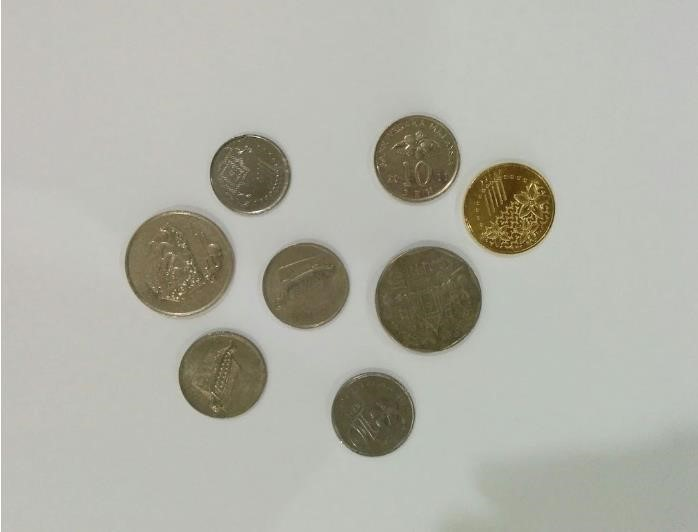
#> input picture DIP Ass/image.jpg, 698 x 532 px
$ python task4.py
#> lines starting #> are read from the running program, lines starting #| are printed output that depends on the picture; after the words box and inside, x2 and y2 are one past the last pixel; in counts of white or black regions, pixels touching at a corner belong together
import cv2
import numpy as np
import matplotlib.pyplot as plt

input_image = cv2.imread('image.jpg')
#> input_image is the input picture: shape (532, 698, 3); mean B, G, R 167.1, 176.8, 176.6

# Converting the image to grayscale
gray_image = cv2.cvtColor(input_image, cv2.COLOR_BGR2GRAY)
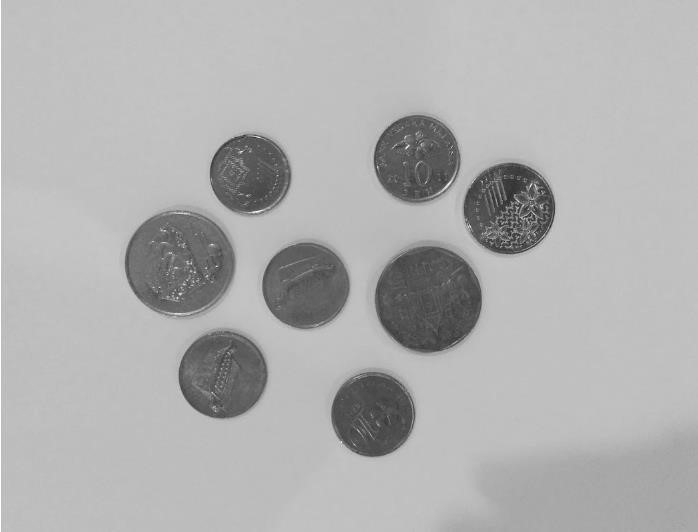
#> gray_image: shape (532, 698); min 23, max 255, mean 175.6
plt.imshow(gray_image, cmap='gray')

# Applying Gaussian blur to the grayscale image
blurred_image = cv2.GaussianBlur(gray_image, (11, 11), 0)
plt.imshow(blurred_image, cmap='gray')

# Applying Canny edge detection to the blurred image
edges = cv2.Canny(blurred_image, 30, 150, 3)
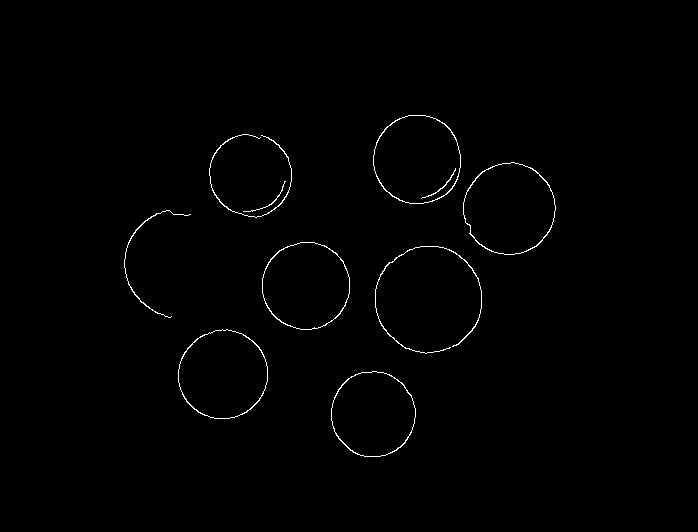
#> edges: shape (532, 698); 0.7% white in thin lines or dots, all inside (x1, y1, x2, y2) = (124, 115, 556, 457)
plt.imshow(edges, cmap='gray')

# Dilating the detected edges
dilated_edges = cv2.dilate(edges, (1, 1), iterations=2)
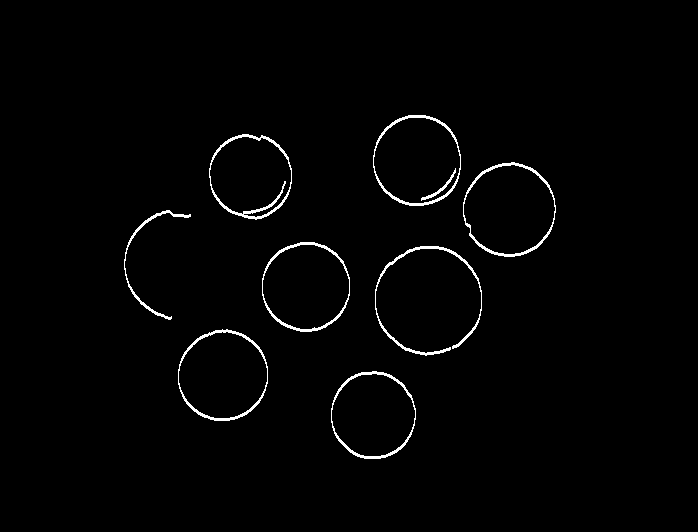
#> dilated_edges: shape (532, 698); 1.5% white in thin lines or dots, all inside (x1, y1, x2, y2) = (124, 115, 556, 459)
plt.imshow(dilated_edges, cmap='gray')

(contours, hierarchy) = cv2.findContours(dilated_edges.copy(), cv2.RETR_EXTERNAL, cv2.CHAIN_APPROX_NONE)
#> contours = 8 contours; box (x1, y1, x2, y2) and area: (463, 162, 556, 257) 6737, (178, 329, 268, 421) 6380, (373, 115, 461, 206) 6292, (262, 242, 350, 332) 6170, (331, 371, 416, 459) 5789, (209, 134, 292, 220) 5455, (375, 246, 482, 356) 502, (124, 210, 191, 320) 271

# Creating an RGB version of the input image for visualization
rgb_image = cv2.cvtColor(input_image, cv2.COLOR_BGR2RGB)

cv2.drawContours(rgb_image, contours, -1, (0, 255, 0), 2)
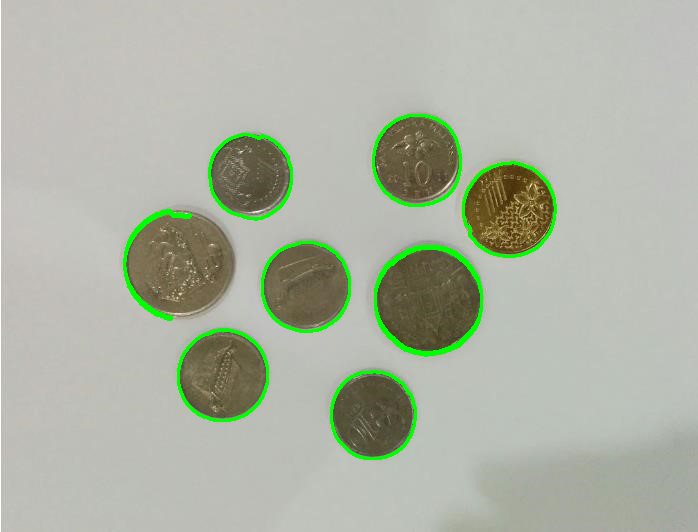
#> rgb_image: shape (532, 698, 3); mean R, G, B 173.2, 179.2, 164.2
plt.imshow(rgb_image)

num_coins = len(contours)
#> num_coins = 8
print('Total coins in the image: ', num_coins)
#| Total coins in the image:  8
plt.show()
